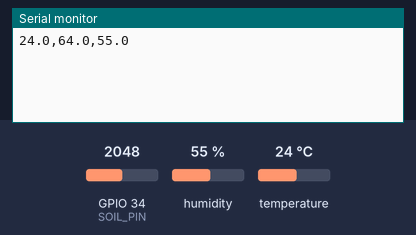
Recording of a sketch running on a simulated ESP32. On the bench: the last lines printed to the serial monitor. The inputs (shaded band) are chosen by the test bench; at power-on: humidity 55 %, GPIO 34 (SOIL_PIN) = 2048, temperature 24 °C.

Above: at 2.2 s.
2.3 s: humidity set to 22 %
At 4.5 s:
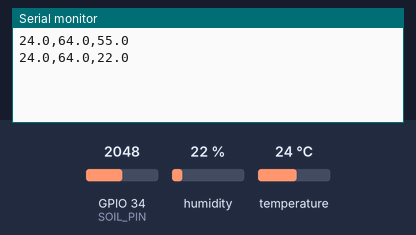
6.1 s: GPIO 34 (SOIL_PIN) set to 2866
At 7.7 s:
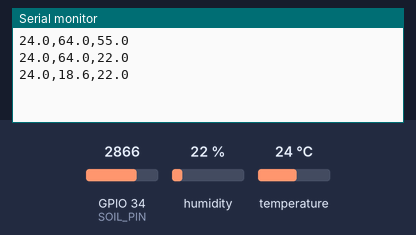
9.9 s: temperature set to 12 °C
At 10.8 s:
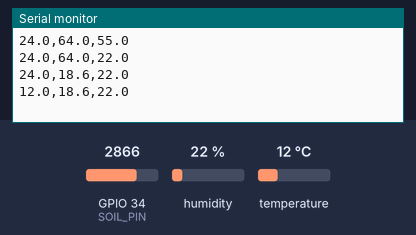
13.7 s: GPIO 34 (SOIL_PIN) set to 3603
At 17.1 s:
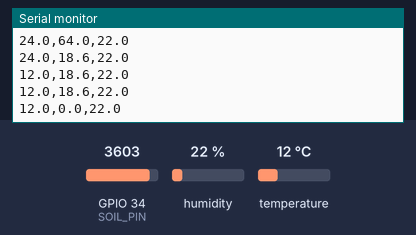
17.5 s: humidity set to 40 %
At 20.2 s:
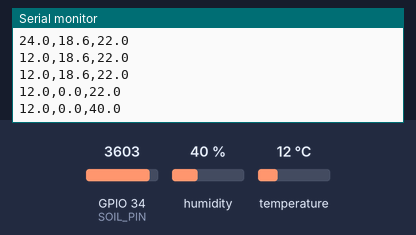
Timing chart, 0 to 21.7 s (numbered marks = the images above; inputs shaded):
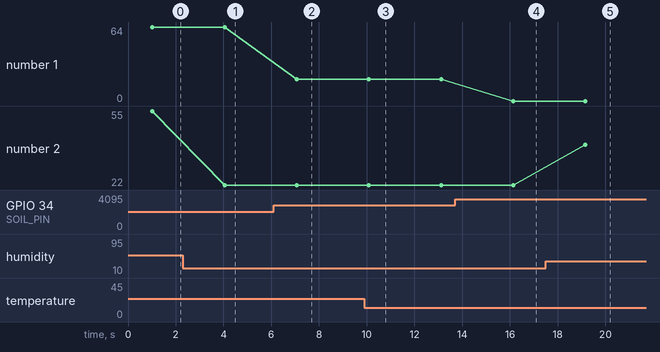

Measured:
- after the input at 2.3 s, the serial monitor: prints a new line after 1.7 s (image 1)
- after the input at 6.1 s, the serial monitor: prints a new line after 0.97 s (image 2)
- after the input at 9.9 s, the serial monitor: prints a new line after 0.19 s (image 3)
- after the input at 13.7 s, the serial monitor: prints a new line after 2.4 s (image 4)
- after the input at 17.5 s, the serial monitor: prints a new line after 1.7 s (image 5)
- plotted number 1: 64 → 18.6 after the input at 6.1 s, 18.6 → 0 after the input at 13.7 s
- plotted number 2: 55 → 22 after the input at 2.3 s, 22 → 40 after the input at 17.5 s

The sketch:

smartfarming.ino
```cpp
#include <DHT.h>
#define DHT_PIN 4
#define DHT_TYPE DHT11
#define SOIL_PIN 34
#define SOIL_DRY 3200
#define SOIL_WET 1400

DHT dht(DHT_PIN, DHT_TYPE);

void setup() {
  Serial.begin(9600);
  dht.begin();
  delay(1000);
}

void loop() {
  float humidity = dht.readHumidity();
  float temperature = dht.readTemperature();
  int raw = analogRead(SOIL_PIN);
  float moisture = 100.0 * (SOIL_DRY - raw) / (SOIL_DRY - SOIL_WET);
  moisture = constrain(moisture, 0, 100);
  if (isnan(humidity) || isnan(temperature)) {
    Serial.println("ERROR");
  } else {
    Serial.print(temperature, 1);
    Serial.print(",");
    Serial.print(moisture, 1);
    Serial.print(",");
    Serial.println(humidity, 1);
  }
  delay(3000);
}
```
